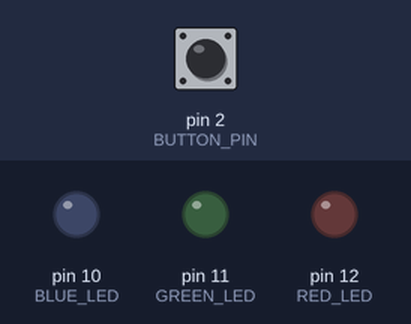
This sketch was run on a simulated Arduino Uno, built with avr-gcc and run on an emulated ATmega328P. Parts: output pins drawn as LEDs (lit = HIGH). The inputs (shaded band) are chosen by the test bench; at power-on: pin 2 (BUTTON_PIN) LOW.

Above: at 1.3 s.
1.4 s: pin 2 (BUTTON_PIN) pulled HIGH for 1 s
At 2.6 s:
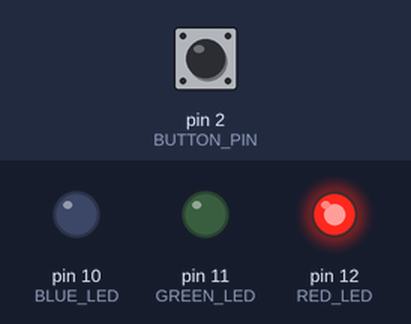
3.9 s: pin 2 (BUTTON_PIN) pulled HIGH for 0.3 s
At 4.5 s:
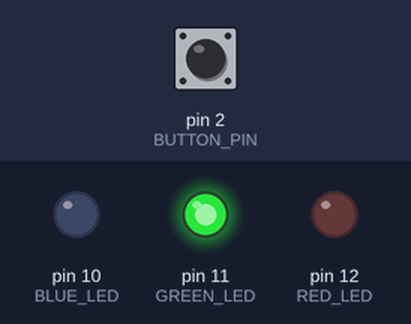
5.7 s: pin 2 (BUTTON_PIN) pulled HIGH for 3.2 s
At 10.0 s:
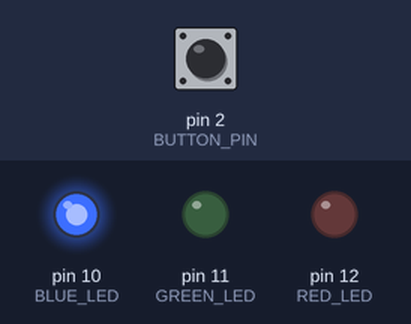
Timing chart, 0 to 11.5 s (numbered marks = the images above; inputs shaded):
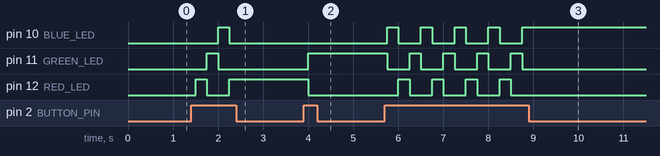

Measured:
- after the input at 1.4 s, pin 10 (BLUE_LED): LOW → HIGH after 0.60 s, → LOW 0.25 s later; pin 11 (GREEN_LED): LOW → HIGH after 0.35 s, → LOW 0.25 s later; pin 12 (RED_LED): LOW → HIGH after 0.10 s, → LOW 0.25 s later, → HIGH 0.50 s later
- after the input at 3.9 s, pin 11 (GREEN_LED): LOW → HIGH after 0.10 s; pin 12 (RED_LED): HIGH → LOW after 0.10 s
- after the input at 5.7 s, pin 10 (BLUE_LED): alternates HIGH for 0.25 s and LOW for 0.50 s, 9 changes in all, then stays HIGH, starting after 0.05 s; pin 11 (GREEN_LED): alternates HIGH for 0.25 s and LOW for 0.50 s, 9 changes in all, then stays LOW, starting after 0.05 s

The sketch:

ButtonLED2.ino
```cpp
#define RED_LED 12
#define GREEN_LED 11
#define BLUE_LED 10
#define BUTTON_PIN 2

int choose_led = 0;

void change_led() {
  if (choose_led == 0) {
    digitalWrite(RED_LED, HIGH);
    digitalWrite(GREEN_LED, LOW);
    digitalWrite(BLUE_LED, LOW);
  } else if (choose_led == 1) {
    digitalWrite(RED_LED, LOW);
    digitalWrite(GREEN_LED, HIGH);
    digitalWrite(BLUE_LED, LOW);
  } else if (choose_led == 2) {
    digitalWrite(RED_LED, LOW);
    digitalWrite(GREEN_LED, LOW);
    digitalWrite(BLUE_LED, HIGH);
  }

  choose_led = (choose_led + 1) % 3;
}

void setup() {
  pinMode(RED_LED, OUTPUT);
  pinMode(GREEN_LED, OUTPUT);
  pinMode(BLUE_LED, OUTPUT);
  pinMode(BUTTON_PIN, INPUT);

  digitalWrite(RED_LED, LOW);
  digitalWrite(GREEN_LED, LOW);
  digitalWrite(BLUE_LED, LOW);
}

void loop() {
  if (digitalRead(BUTTON_PIN)) {
    change_led();
  }

  delay(250);
}
```
